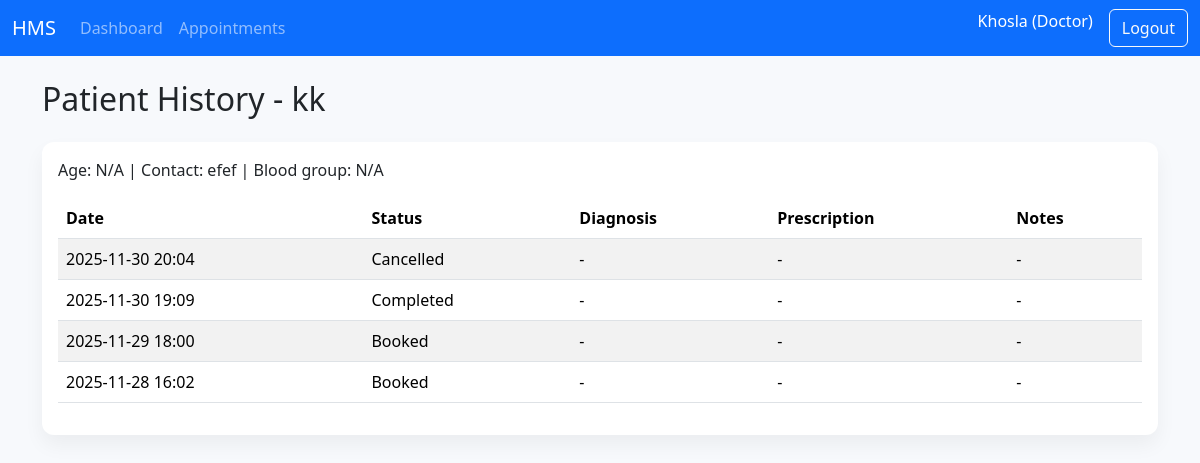
The app's page /doctor/patient_history/1 (signed in) with its own data.
### tables this page shows
CREATE TABLE users (
                id INTEGER PRIMARY KEY AUTOINCREMENT,
                username TEXT UNIQUE NOT NULL,
                email TEXT UNIQUE NOT NULL,
                password_hash TEXT NOT NULL,
                role TEXT NOT NULL CHECK (role IN ('admin','doctor','patient'))
            );

CREATE TABLE patients (
                id INTEGER PRIMARY KEY AUTOINCREMENT,
                user_id INTEGER UNIQUE NOT NULL,
                full_name TEXT NOT NULL,
                age INTEGER,
                gender TEXT,
                contact TEXT,
                address TEXT,
                blood_group TEXT,
                emergency_contact TEXT,
                FOREIGN KEY (user_id) REFERENCES users(id)
            );

CREATE TABLE appointments (
                id INTEGER PRIMARY KEY AUTOINCREMENT,
                patient_id INTEGER NOT NULL,
                doctor_id INTEGER NOT NULL,
                date TEXT NOT NULL,
                time TEXT NOT NULL,
                status TEXT NOT NULL DEFAULT 'Booked',
                UNIQUE(doctor_id, date, time),
                FOREIGN KEY (patient_id) REFERENCES patients(id),
                FOREIGN KEY (doctor_id) REFERENCES doctors(id)
            );

### doctor_routes.py (the view)
@doctor_bp.route("/patient_history/<int:patient_id>")
@login_required
@role_required("doctor")
def patient_history(patient_id):
    doctor = get_doctor()
    if not doctor:
        return redirect(url_for("auth.logout"))
    conn = get_db()
    patient = conn.execute(
        "SELECT * FROM patients WHERE id = ?", (patient_id,)
    ).fetchone()
    if not patient:
        flash("Patient not found.", "warning")
        return redirect(url_for("doctor.appointments"))
    treatments = conn.execute(
        """
        SELECT a.date, a.time, a.status, t.diagnosis, t.prescription, t.notes
        FROM appointments a
        LEFT JOIN treatments t ON a.id = t.appointment_id
        WHERE a.patient_id = ?
        ORDER BY date(a.date) DESC
        """,
        (patient_id,),
    ).fetchall()
    return render_template(
        "doctor/patient_history.html", patient=patient, treatments=treatments
    )

### database.py (called while the page is built)
def get_db():
    if "db" not in g:
        db_path = current_app.config["DATABASE"]
        g.db = sqlite3.connect(db_path)
        g.db.row_factory = sqlite3.Row
    return g.db

### doctor_routes.py (called while the page is built)
def get_doctor():
    doctor = fetch_doctor_by_user(current_user.id)
    if not doctor:
        flash("Doctor profile not found. Contact admin.", "danger")
        return None
    return doctor

### models.py (called while the page is built)
def fetch_user_by_id(user_id):
    conn = get_db()
    user = conn.execute("SELECT * FROM users WHERE id = ?", (user_id,)).fetchone()
    return user

def fetch_doctor_by_user(user_id):
    conn = get_db()
    return conn.execute(
        "SELECT * FROM doctors WHERE user_id = ?", (user_id,)
    ).fetchone()

### utils.py (called while the page is built)
def role_required(role):
    def decorator(func):
        @wraps(func)
        def wrapper(*args, **kwargs):
            if not current_user.is_authenticated:
                flash("Please log in to continue.", "warning")
                return redirect(url_for("auth.login"))
            if current_user.role != role:
                flash("Unauthorized access.", "danger")
                return redirect(url_for(f"{current_user.role}.dashboard"))
            return func(*args, **kwargs)
        return wrapper
    return decorator

### templates/doctor/patient_history.html (shortened to what this page needs)
{% extends "base.html" %}
{% block content %}
<h2 class="mb-4">Patient History - {{ patient['full_name'] }}</h2>
<div class="card">
  <div class="card-body">
    <p class="mb-3">
      Age: {{ patient['age'] or 'N/A' }} |
      Contact: {{ patient['contact'] or 'N/A' }} |
      Blood group: {{ patient['blood_group'] or 'N/A' }}
    </p>
    <div class="table-responsive">
      <table class="table table-striped">
        <thead>
          <tr>
            <th>Date</th>
            <th>Status</th>
            <th>Diagnosis</th>
            <th>Prescription</th>
            <th>Notes</th>
          </tr>
        </thead>
        <tbody>
          {% for entry in treatments %}
            <tr>
              <td>{{ entry['date'] }} {{ entry['time'] }}</td>
              <td>{{ entry['status'] }}</td>
              <td>{{ entry['diagnosis'] or '-' }}</td>
              <td>{{ entry['prescription'] or '-' }}</td>
              <td>{{ entry['notes'] or '-' }}</td>
            </tr>
          {% else %}
            <tr>
              <td colspan="5" class="text-center">No history.</td>
            </tr>
          {% endfor %}
        </tbody>
      </table>
    </div>
  </div>
</div>
{% endblock %}

### templates/base.html (shortened to what this page needs)
<!doctype html>
<html lang="en">
  <head>
    <link
      href="https://cdn.jsdelivr.net/npm/bootstrap@5.3.3/dist/css/bootstrap.min.css"
      rel="stylesheet"
    />
    <link rel="stylesheet" href="{{ url_for('static', filename='css/style.css') }}" />
  </head>
  <body>
    <nav class="navbar navbar-expand-lg navbar-dark bg-primary">
      <div class="container-fluid">
        <a class="navbar-brand" href="/">HMS</a>
        <div class="collapse navbar-collapse" id="navbarNav">
          <ul class="navbar-nav me-auto">
            {% if current_user.is_authenticated %}
              {% if current_user.role == 'admin' %}
                <li class="nav-item">
                  <a class="nav-link" href="{{ url_for('admin.dashboard') }}">Dashboard</a>
                </li>
                <li class="nav-item">
                  <a class="nav-link" href="{{ url_for('admin.doctors') }}">Doctors</a>
                </li>
                <li class="nav-item">
                  <a class="nav-link" href="{{ url_for('admin.appointments') }}">Appointments</a>
                </li>
              {% elif current_user.role == 'doctor' %}
                <li class="nav-item">
                  <a class="nav-link" href="{{ url_for('doctor.dashboard') }}">Dashboard</a>
                </li>
                <li class="nav-item">
                  <a class="nav-link" href="{{ url_for('doctor.appointments') }}">Appointments</a>
                </li>
              {% endif %}
            {% endif %}
          </ul>
          <ul class="navbar-nav">
            {% if current_user.is_authenticated %}
              <li class="nav-item">
                <span class="navbar-text text-white me-3">
                  {{ current_user.username }} ({{ current_user.role|title }})
                </span>
              </li>
              <li class="nav-item">
                <a class="btn btn-outline-light" href="{{ url_for('auth.logout') }}">Logout</a>
              </li>
            {% endif %}
          </ul>
        </div>
      </div>
    </nav>
    <main class="container my-4">
      {% block content %}{% endblock %}
    </main>
  </body>
</html>

### static/css/style.css (style rules this page uses)
body { background-color: #f7f9fc; }
.card { border-radius: 0.75rem; border: none; box-shadow: 0 10px 20px rgba(0, 0, 0, 0.05); }

### records on screen
users: username "Khosla", role "Doctor"
patients: full_name "kk", age "N/A", contact "efef"
appointments: date "2025-11-30", time "20:04", status "Cancelled", entry "-"
appointments: date "2025-11-30", time "19:09", status "Completed", entry "-"
appointments: date "2025-11-29", time "18:00", status "Booked", entry "-"
appointments: date "2025-11-28", time "16:02", status "Booked", entry "-"

### other values on screen
{{ patient['blood_group'] or 'N/A' }} "N/A"
